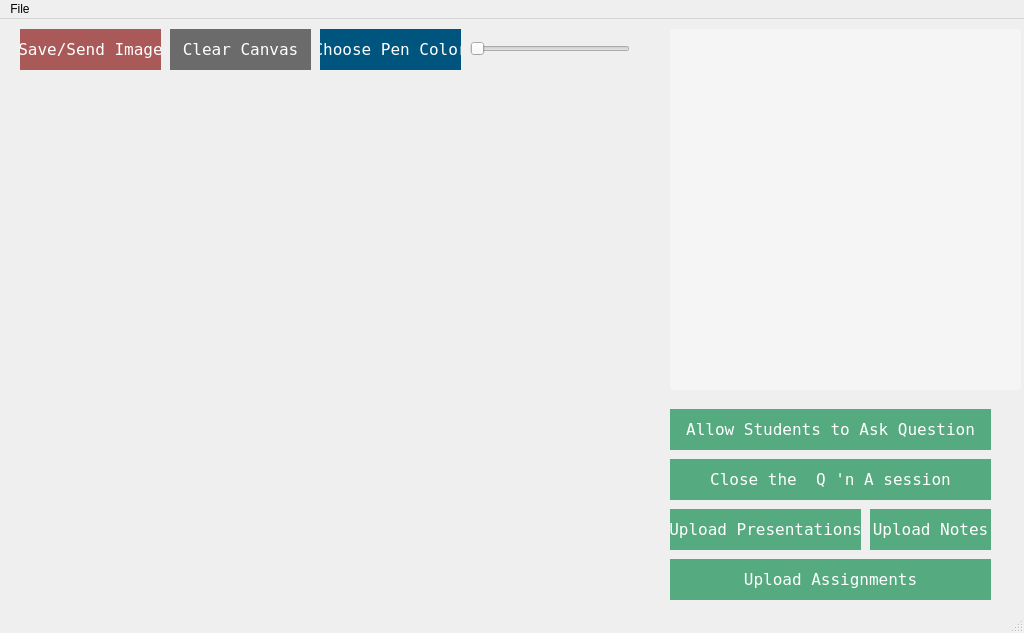
<?xml version="1.0" encoding="UTF-8"?>
<ui version="4.0">
 <class>workSpace</class>
 <widget class="QMainWindow" name="workSpace">
  <property name="geometry">
   <rect>
    <x>0</x>
    <y>0</y>
    <width>1024</width>
    <height>633</height>
   </rect>
  </property>
  <property name="windowTitle">
   <string>Work Space</string>
  </property>
  <property name="styleSheet">
   <string notr="true"/>
  </property>
  <widget class="QWidget" name="centralwidget">
   <widget class="QFrame" name="video">
    <property name="geometry">
     <rect>
      <x>670</x>
      <y>10</y>
      <width>351</width>
      <height>361</height>
     </rect>
    </property>
    <property name="styleSheet">
     <string notr="true">background-color: rgb(245, 245, 245);
     border-radius: 4px;
     padding: 2px;
</string>
    </property>
    <property name="frameShape">
     <enum>QFrame::StyledPanel</enum>
    </property>
    <property name="frameShadow">
     <enum>QFrame::Raised</enum>
    </property>
    <widget class="QWidget" name="horizontalLayoutWidget">
     <property name="geometry">
      <rect>
       <x>0</x>
       <y>0</y>
       <width>351</width>
       <height>361</height>
      </rect>
     </property>
     <layout class="QHBoxLayout" name="horizontalLayout"/>
    </widget>
   </widget>
   <widget class="QPushButton" name="close_chatbox_4">
    <property name="geometry">
     <rect>
      <x>670</x>
      <y>540</y>
      <width>321</width>
      <height>41</height>
     </rect>
    </property>
    <property name="font">
     <font>
      <family>Inconsolata</family>
      <pointsize>12</pointsize>
      <weight>50</weight>
      <bold>false</bold>
     </font>
    </property>
    <property name="cursor">
     <cursorShape>PointingHandCursor</cursorShape>
    </property>
    <property name="styleSheet">
     <string notr="true">background-color: rgb(85, 170, 127);
color: rgb(255, 255, 255);
border-radius : 50px;</string>
    </property>
    <property name="text">
     <string>Upload Assignments</string>
    </property>
    <property name="icon">
     <iconset resource="resources.qrc">
      <normaloff>:/new/images/resources/drive.png</normaloff>:/new/images/resources/drive.png</iconset>
    </property>
   </widget>
   <widget class="QPushButton" name="close_chatbox_3">
    <property name="geometry">
     <rect>
      <x>670</x>
      <y>490</y>
      <width>191</width>
      <height>41</height>
     </rect>
    </property>
    <property name="font">
     <font>
      <family>Inconsolata</family>
      <pointsize>12</pointsize>
      <weight>50</weight>
      <bold>false</bold>
     </font>
    </property>
    <property name="cursor">
     <cursorShape>PointingHandCursor</cursorShape>
    </property>
    <property name="styleSheet">
     <string notr="true">background-color: rgb(85, 170, 127);
color: rgb(255, 255, 255);
border-radius : 50px;</string>
    </property>
    <property name="text">
     <string>Upload Presentations</string>
    </property>
    <property name="icon">
     <iconset resource="resources.qrc">
      <normaloff>:/new/images/resources/drive.png</normaloff>:/new/images/resources/drive.png</iconset>
    </property>
   </widget>
   <widget class="QPushButton" name="close_chatbox">
    <property name="geometry">
     <rect>
      <x>670</x>
      <y>440</y>
      <width>321</width>
      <height>41</height>
     </rect>
    </property>
    <property name="font">
     <font>
      <family>Inconsolata</family>
      <pointsize>12</pointsize>
      <weight>50</weight>
      <bold>false</bold>
     </font>
    </property>
    <property name="cursor">
     <cursorShape>PointingHandCursor</cursorShape>
    </property>
    <property name="styleSheet">
     <string notr="true">background-color: rgb(85, 170, 127);
color: rgb(255, 255, 255);
border-radius : 50px;</string>
    </property>
    <property name="text">
     <string>Close the  Q 'n A session</string>
    </property>
    <property name="icon">
     <iconset resource="resources.qrc">
      <normaloff>:/new/images/resources/gnome-session-logout.png</normaloff>:/new/images/resources/gnome-session-logout.png</iconset>
    </property>
   </widget>
   <widget class="QPushButton" name="chattbox">
    <property name="geometry">
     <rect>
      <x>670</x>
      <y>390</y>
      <width>321</width>
      <height>41</height>
     </rect>
    </property>
    <property name="font">
     <font>
      <family>Inconsolata</family>
      <pointsize>12</pointsize>
      <weight>50</weight>
      <bold>false</bold>
     </font>
    </property>
    <property name="cursor">
     <cursorShape>PointingHandCursor</cursorShape>
    </property>
    <property name="styleSheet">
     <string notr="true">background-color: rgb(85, 170, 127);
color: rgb(255, 255, 255);
border-radius : 50px;</string>
    </property>
    <property name="text">
     <string>Allow Students to Ask Question</string>
    </property>
    <property name="icon">
     <iconset resource="resources.qrc">
      <normaloff>:/new/images/resources/user.png</normaloff>:/new/images/resources/user.png</iconset>
    </property>
   </widget>
   <widget class="QPushButton" name="close_chatbox_5">
    <property name="geometry">
     <rect>
      <x>870</x>
      <y>490</y>
      <width>121</width>
      <height>41</height>
     </rect>
    </property>
    <property name="font">
     <font>
      <family>Inconsolata</family>
      <pointsize>12</pointsize>
      <weight>50</weight>
      <bold>false</bold>
     </font>
    </property>
    <property name="cursor">
     <cursorShape>PointingHandCursor</cursorShape>
    </property>
    <property name="styleSheet">
     <string notr="true">background-color: rgb(85, 170, 127);
color: rgb(255, 255, 255);
border-radius : 50px;</string>
    </property>
    <property name="text">
     <string>Upload Notes</string>
    </property>
    <property name="icon">
     <iconset resource="resources.qrc">
      <normaloff>:/new/images/resources/drive.png</normaloff>:/new/images/resources/drive.png</iconset>
    </property>
   </widget>
   <widget class="QWidget" name="horizontalLayoutWidget_2">
    <property name="geometry">
     <rect>
      <x>10</x>
      <y>60</y>
      <width>641</width>
      <height>521</height>
     </rect>
    </property>
    <layout class="QHBoxLayout" name="canvas"/>
   </widget>
   <widget class="QPushButton" name="saveImage">
    <property name="geometry">
     <rect>
      <x>20</x>
      <y>10</y>
      <width>141</width>
      <height>41</height>
     </rect>
    </property>
    <property name="font">
     <font>
      <family>Inconsolata</family>
      <pointsize>12</pointsize>
      <weight>50</weight>
      <bold>false</bold>
     </font>
    </property>
    <property name="cursor">
     <cursorShape>PointingHandCursor</cursorShape>
    </property>
    <property name="styleSheet">
     <string notr="true">background-color: rgb(170, 89, 89);
color: rgb(255, 255, 255);
border-radius : 50px;</string>
    </property>
    <property name="text">
     <string>Save/Send Image</string>
    </property>
   </widget>
   <widget class="QPushButton" name="clearCanvas">
    <property name="geometry">
     <rect>
      <x>170</x>
      <y>10</y>
      <width>141</width>
      <height>41</height>
     </rect>
    </property>
    <property name="font">
     <font>
      <family>Inconsolata</family>
      <pointsize>12</pointsize>
      <weight>50</weight>
      <bold>false</bold>
     </font>
    </property>
    <property name="cursor">
     <cursorShape>PointingHandCursor</cursorShape>
    </property>
    <property name="styleSheet">
     <string notr="true">background-color: rgb(107, 107, 107);
color: rgb(255, 255, 255);
border-radius : 50px;</string>
    </property>
    <property name="text">
     <string>Clear Canvas</string>
    </property>
   </widget>
   <widget class="QPushButton" name="penColor">
    <property name="geometry">
     <rect>
      <x>320</x>
      <y>10</y>
      <width>141</width>
      <height>41</height>
     </rect>
    </property>
    <property name="font">
     <font>
      <family>Inconsolata</family>
      <pointsize>12</pointsize>
      <weight>50</weight>
      <bold>false</bold>
     </font>
    </property>
    <property name="cursor">
     <cursorShape>PointingHandCursor</cursorShape>
    </property>
    <property name="styleSheet">
     <string notr="true">background-color: rgb(0, 85, 127);
color: rgb(255, 255, 255);
border-radius : 50px;</string>
    </property>
    <property name="text">
     <string>Choose Pen Color</string>
    </property>
   </widget>
   <widget class="QSlider" name="horizontalSlider">
    <property name="geometry">
     <rect>
      <x>470</x>
      <y>20</y>
      <width>160</width>
      <height>20</height>
     </rect>
    </property>
    <property name="orientation">
     <enum>Qt::Horizontal</enum>
    </property>
   </widget>
  </widget>
  <widget class="QMenuBar" name="menubar">
   <property name="geometry">
    <rect>
     <x>0</x>
     <y>0</y>
     <width>1024</width>
     <height>23</height>
    </rect>
   </property>
   <widget class="QMenu" name="menuFile">
    <property name="title">
     <string>File</string>
    </property>
    <addaction name="actionOpen_Image"/>
   </widget>
   <addaction name="menuFile"/>
  </widget>
  <widget class="QStatusBar" name="statusbar"/>
  <action name="actionOpen_Image">
   <property name="text">
    <string>Open Image</string>
   </property>
  </action>
 </widget>
 <resources>
  <include location="resources.qrc"/>
 </resources>
 <connections/>
</ui>
